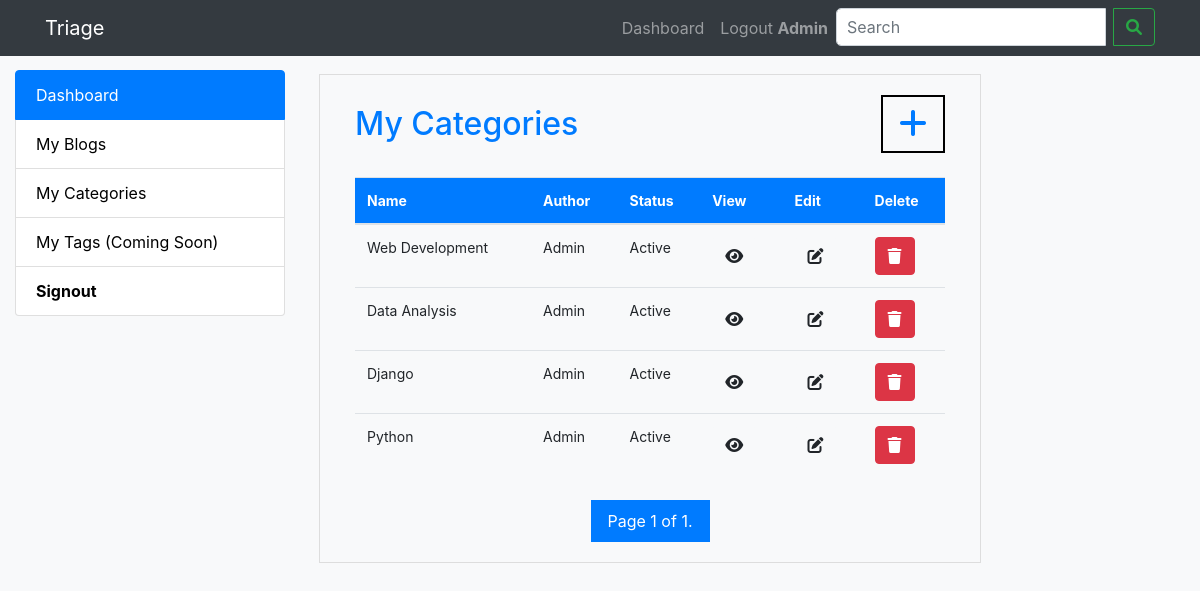
Page /my-categories/ (signed in) on the earlier database version.
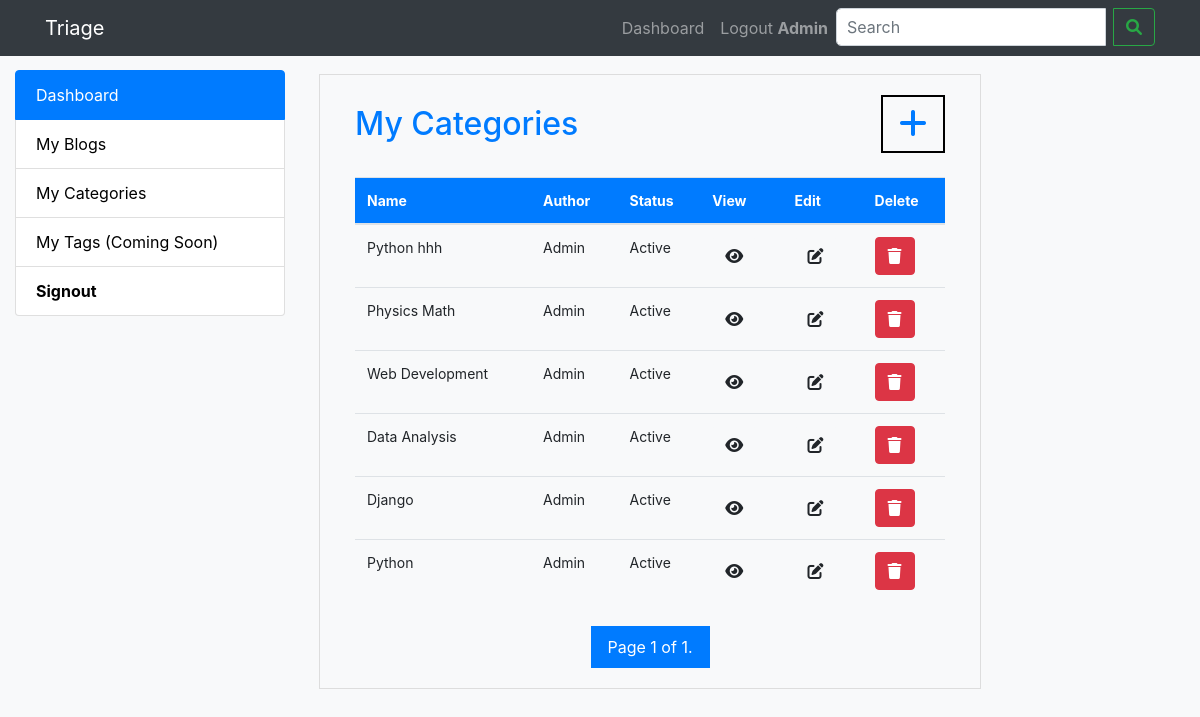
Same page on the later database version.
### blog/models.py (models this page shows, shortened)
class Category(models.Model):
    name = models.CharField(max_length=255)
    content = models.CharField(max_length=255)
    author = models.ForeignKey(User, on_delete=models.CASCADE)
    created_at = models.DateTimeField(auto_now_add=True)
    updated_at = models.DateTimeField(auto_now=True)
    image = models.ImageField(upload_to='category/images', blank=True, null=True, default="")

### blog/views.py (the view)
# urls.py: path('my-categories/', views.my_categories, name='my-categories'),
def my_categories(request):
    categories = Category.objects.filter(author=request.user).order_by('-created_at')    # Get the user's categories
    blogs_per_page = 10
    paginator = Paginator(categories, blogs_per_page)
    page_number = request.GET.get('page')
    page_obj = paginator.get_page(page_number)
    context = {'page_obj': page_obj}
    return render(request, 'my_categories.html', context)

### templates/my_categories.html (shortened to what this page needs)
{% extends 'dashboardbase.html' %}
{% load static %}
{% block content %}
<div class="table-container" id="table-own">
    <div class="container-fluid">
        <div class="row">
            <div class="col-md-12">
                <h2 class="mb-4 blue-text">My Categories <a class="nav-link" href="/addcategory/" id="add-blog-btn"><i class="fas fa-plus"></i></a></h2>
                <table class="table table-hover">
                  <thead class="p-3 mb-2 bg-primary text-white">
                    <tr>
                      <th scope="col">Name</th>
                      <th scope="col">Author</th>
                      <th scope="col">Status</th>
                      <th scope="col">View</th>
                      <th scope="col">Edit</th>
                      <th scope="col">Delete</th>
                    </tr>
                  </thead>
                  <tbody>
                    {% for blog_category in page_obj %}
                    <tr>
                      <td>{{ blog_category.name }}</td>
                      <td>{{ blog_category.author.username }}</td>
                      <td>Active</td>
                      <td>
                        <a href="/category/{{blog_category.id}}/blogs/" class="btn btn-light">
                          <i class="fas fa-eye"></i>
                        </a>
                      </td>
                      <td>
                        <a href="/edit-category/{{blog_category.id}}/" class="btn btn-light">
                          <i class="fas fa-pen-to-square"></i>
                        </a>
                      </td>
                      <td>
                        <a href="/delete-category/{{blog_category.id}}/" class="btn btn-danger">
                          <i class="fas fa-trash"></i>
                        </a>
                      </td>
                    </tr>
                    {% endfor %}
                  </tbody>
                </table>
                <div class="pagination mt-4">
                  <span class="step-links">
                    <span class="current">
                      Page {{ page_obj.number }} of {{ page_obj.paginator.num_pages }}.
                    </span>
                  </span>
                </div>
            </div>
        </div>
    </div>
</div>
{% endblock content %}

Differences in the rows shown:
added Category: name "Python hhh", author.username "Admin"
added Category: name "Physics Math", author.username "Admin"
